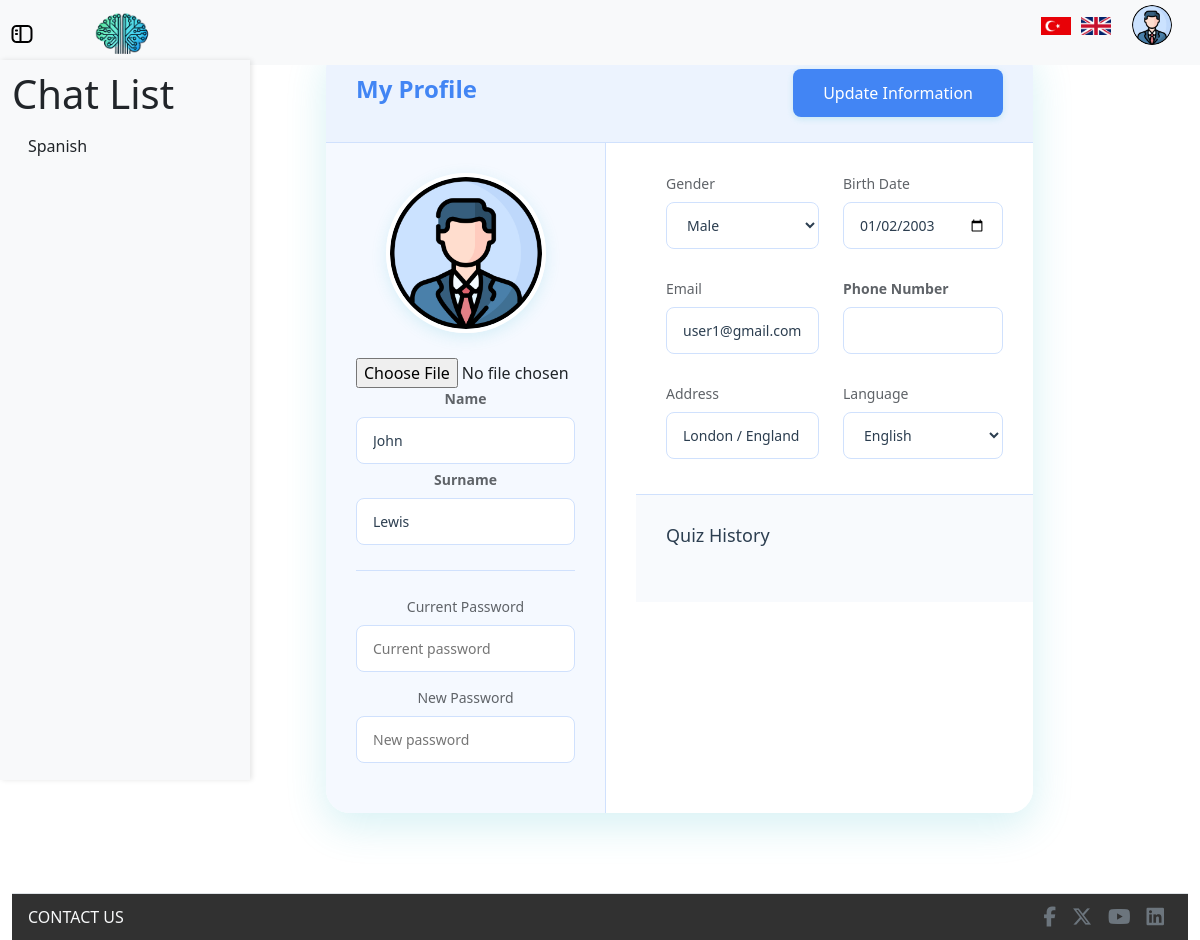
The page /profile (signed in) on the database its author committed.
### models/information.py (models this page shows)
class Information(db.Model):
    id = db.Column(db.Integer, primary_key=True, autoincrement=True)
    user_id = db.Column(db.Integer, db.ForeignKey('user.id'), nullable=False)
    name = db.Column(db.String(50))
    surname = db.Column(db.String(50))
    telephone_number = db.Column(db.String(15))
    birth_date = db.Column(db.Date)
    gender = db.Column(db.String(10))
    address = db.Column(db.String(255))
    language = db.Column(db.String(20))
    profile_image = db.Column(db.String(200), nullable=True)

### models/chat_history.py (models this page shows)
class ChatHistory(db.Model):
    id = db.Column(db.Integer, primary_key=True)
    user_id = db.Column(db.Integer, db.ForeignKey('user.id'), nullable=False)
    topic = db.Column(db.String(100), nullable=False)
    chats = db.Column(MutableList.as_mutable(db.JSON), nullable=True)
    difficulty = db.Column(db.String(100), nullable=False, default="easy")
    timestamp = db.Column(db.DateTime, nullable=False, default=db.func.current_timestamp())
    realchat_count = db.Column(db.Integer, nullable=False, default=0)
    extrachat = db.Column(db.Integer, nullable=False, default=0)
    is_sumbitted = db.Column(db.Boolean, nullable=False, default=False)
    is_quizstarted = db.Column(db.Boolean, nullable=False, default=False)

### models/user.py (models this page shows)
class User(UserMixin, db.Model):
    id = db.Column(db.Integer, primary_key=True, autoincrement=True)
    email = db.Column(db.String(120), unique=True, nullable=False)
    password = db.Column(db.Text, nullable=False)
    information = db.relationship('Information', backref='user', lazy=True)
    chats = db.relationship('ChatHistory', backref='user', lazy=True)
    currentChatID = db.Column(db.Integer, nullable=True)

### routes/profile_routes.py (the view, shortened to what this page needs)
@profile_bp.route("/profile")
@login_required
def profile_page():
    user_chats = ChatHistory.query.filter_by(user_id=current_user.id).all()
    current_user.currentChatID = None
    db.session.commit()
    user_information = Information.query.filter_by(user_id=current_user.id).first()
    quizzes = (
        db.session.query(Quiz, QuizResult)
        .join(QuizResult, Quiz.id == QuizResult.quiz_id)
        .filter(Quiz.user_id == current_user.id)
        .order_by(QuizResult.timestamp.desc())
        .all()
    )
    result_list = []
    return render_template("profile.html", info=user_information, user_chats=user_chats, quiz_results=result_list)

### processors/babel_processor.py (called while the page is built)
def inject_babel():
    return dict(_=gettext)

def inject_locale():
    return {'get_locale': get_locale}

### server.py (called while the page is built)
@app.before_request
def before_request():
    g.locale = get_locale()
    g.timezone = get_timezone()

@login_manager.user_loader
def load_user(user_id):
    return User.query.get(int(user_id))

### utils/language_utils.py (called while the page is built)
def get_locale():
    if 'lang' in request.args:
        lang = request.args.get('lang')
        if lang in ['en', 'tr']:
            session['lang'] = lang
            return session['lang']
    elif 'lang' in session:
        return session.get('lang')
    return request.accept_languages.best_match(['en', 'tr'])

def get_timezone():
    user = getattr(g, 'user', None)
    if user is not None:
        return user.timezone

### templates/profile.html (shortened to what this page needs)
{% extends "layouts/profile_layout.html" %} {% block title %} Profile Page {% endblock title %}
{% block content %}
    <div class="container">
        <form method="POST" action="{{ url_for('profile_routes.update_information') }}" enctype="multipart/form-data">
            <div class="header">
                <h1>{{ _('My Profile') }}</h1>
                <button type="submit" class="save-btn" id="saveProfile">{{ _('Update Information') }}</button>
            </div>
            <div class="profile-section">
                <div class="profile-image">
                    <img src="{{ url_for('static', filename=info.profile_image or 'images/user.png') }}" alt="Profile Picture">
                    <input type="file" name="profile_image"/>
                    <div class="form-group">
                        <label for="name" class="form-label"><strong>{{ _('Name') }}</strong></label>
                        <input type="text" class="form-control" id="name" name="name" value="{{ info.name if info else '' }}" />
                    </div>
                    <div class="form-group">
                        <label for="surname" class="form-label"><strong>{{ _('Surname') }}</strong></label>
                        <input type="text" class="form-control" id="surname" name="surname" value="{{ info.surname if info else '' }}" />
                    </div>
                    <div class="form-group password-group">
                        <label>{{ _('Current Password') }}</label>
                        <input type="password" placeholder="Current password" readonly>
                        <label>{{ _('New Password') }}</label>
                        <input type="password" placeholder="New password" disabled>
                    </div>
                </div>
                <div class="form-content">
                    <div class="form-grid">
                        <div class="form-group">
                            <label>{{ _('Gender') }}</label>
                            <select name="gender">
                                <option value="Male" {% if info and info.gender == 'Male' %}selected{% endif %}>Male</option>
                            </select>
                        </div>
                        <div class="form-group">
                            <label for="birth_date">{{ _('Birth Date') }}</label>
                            <input type="date" name="birth_date" value="{{ info.birth_date if info else '' }}">
                        </div>
                        <div class="form-group">
                            <label>{{ _('Email') }}</label>
                            <input type="email" value="{{ current_user.email }}" readonly>
                        </div>
                        <div class="form-group">
                            <label for="telephone_number" class="form-label"><strong>{{ _('Phone Number') }}</strong></label>
                            <input type="text" class="form-control" id="telephone_number" name="telephone_number" value="{{ info.telephone_number if info else '' }}" />
                        </div>
                        <div class="form-group">
                            <label for="address">{{ _('Address') }}</label>
                            <input type="text" id="address" name="address" placeholder="Enter your address" value="{{ info.address if info else '' }}">
                        </div>
                        <div class="form-group">
                            <label>{{ _('Language') }}</label>
                            <select name="language">
                                <option value="English" {% if info and info.language == 'English' %}selected{% endif %}>English</option>
                            </select>
                        </div>
                    </div>
                    <div class="quiz-history">
                        <h3>
                            {{ _(' Quiz History') }}
                        </h3>
                    </div>
                </div>
            </div>
        </form>
    </div>
    {% endblock content %}

### templates/layouts/profile_layout.html (shortened to what this page needs)
<!doctype html>
<html lang="en">
<head>
    <link rel="stylesheet" href="https://cdnjs.cloudflare.com/ajax/libs/font-awesome/6.5.1/css/all.min.css">
    <link href="https://cdn.jsdelivr.net/npm/bootstrap@5.3.3/dist/css/bootstrap.min.css" rel="stylesheet" />
    <link href="{{ url_for('static', filename='css/style.css') }}" rel="stylesheet" />
    <link href="{{ url_for('static', filename='css/profile.css') }}" rel="stylesheet" />
</head>
<body>
    <nav class="navbar navbar-expand-lg navbar-light d-flex bg-light">
        <div class="container-fluid">
            {% if current_user.is_authenticated %}
            <a class="navbar-brand" id="toggle-sidebar"></a>
            <a class="navbar-brand" id="toggle-logo" href="{{ url_for('home_routes.home_page') }}"><img src="{{ url_for('static', filename='images/logo.jpg') }}" class="logo"/></a>
            <div class="navbar-nav ms-auto d-flex align-items-center" id="navbarNav">
                <ul class="navbar-brand d-flex align-items-center">
                    <li class="nav-item d-flex" id="change_language">
                        <a href="{{ url_for('language_routes.change_language', lang_code='tr') }}">
                            <img src="{{ url_for('static', filename='images/Türkçe.jpg') }}" alt="Türkçe" class="language-flag" />
                        </a>
                        <a href="{{ url_for('language_routes.change_language', lang_code='en') }}">
                            <img src="{{ url_for('static', filename='images/English.png') }}" alt="English" class="language-flag" />
                        </a>
                    </li>
                    <li class="nav-item ms-3">
                        <img src="{{ url_for('static', filename=info.profile_image or 'images/user.png') }}" class="rounded-circle"
                            id="userDropdown" role="button" data-bs-toggle="dropdown" aria-expanded="false" />
                    </li>
                </ul>
            </div>
            {% endif %}
        </div>
    </nav>
    <div class="container-fluid">
        <div class="row">
            {% if current_user.is_authenticated %}
            <div id="sidebar" class="col-md-3 col-lg-2 d-md-block bg-light sidebar d-flex flex-column pb-5">
                <h1>Chat List</h1>
                <ul class="nav flex-column position-sticky">
                    {% if user_chats %}
                    {% for chat in user_chats %}
                    <li class="nav-item">
                        <a class="nav-link text-dark" href="{{ url_for('chat_routes.chatl', id=chat.id) }}">
                            <span>{{ chat.topic }}</span>
                        </a>
                    </li>
                    {% endfor %}
                    {% else %}
                    <li class="nav-item">
                        <span class="text-muted">{{ _('No chat history available.') }}</span>
                    </li>
                    {% endif %}
                </ul>
            </div>
            {% endif %}
            <main class="col-md-9 ms-sm-auto col-lg-10 px-md-4 d-flex justify-content-center mt-4">
                {% block content %}{% endblock content %}
            </main>
        </div>
        <footer class="d-flex flex-column flex-md-row justify-content-between align-items-center border-top px-3 py-2">
        <span class="contact-us-text text-light text-center mb-2 mb-md-0">{{ _('CONTACT US') }}</span>
        <ul class="d-flex align-items-center justify-content-center list-unstyled mb-0">
            <li><a href="#" class="mx-2 fs-5 text-secondary"><i
                        class="footer-contact-us-icons fa-brands fa-facebook-f"></i></a></li>
            <li><a href="#" class="mx-2 fs-5 text-secondary"><i
                        class="footer-contact-us-icons fa-brands fa-x-twitter"></i></a></li>
            <li><a href="#" class="mx-2 fs-5 text-secondary"><i class="footer-contact-us-icons fab fa-youtube"></i></a>
            </li>
            <li><a href="#" class="mx-2 fs-5 text-secondary"><i class="footer-contact-us-icons fab fa-linkedin"></i></a>
            </li>
        </ul>
    </footer>
    </div>
</body>
</html>

### static/css/style.css (style rules this page uses)
body { margin: 0; padding: 0; width: 100%; height: 100vh; overflow-x: hidden; }
.logo { height: 50px; width: auto; margin-right: 10px; transition: transform 0.3s ease; }
.navbar { height: 65px; width: 100%; position: fixed; top: 0; }
.row { min-height: 700px; margin-bottom: 40px; }
main { min-height: 700px; margin-top: 200px; }
#userDropdown { width: 40px; height: 40px; cursor: pointer; }
#sidebar { height: 90vh; width: 250px; overflow-y: auto; position: fixed; top: 0; left: -250px; background-color: white; box-shadow: 2px 0 5px rgba(0, 0, 0, 0.1); transition: left 0.3s ease; z-index: 1040; padding-bottom: 50px; margin-top: 60px; padding-top: 10px; margin-bottom: 50px; }
#sidebar.show { left: 0; }
#toggle-sidebar { left: 10px; z-index: 1050; position: absolute; }
#toggle-logo { left: 90px; z-index: 1050; position: absolute; }
.contact-us-text { color: #414040; }
.nav-item { list-style-type: none; margin: 0; padding: 0; }
.language-flag { width: 30px; height: auto; margin: 0 5px; cursor: pointer; transition: transform 0.3s ease; }
footer { width: 100%; background-color: rgb(49, 49, 49); color: white; padding: 10px 0; position: relative; z-index: 9999; }
.container-fluid { display: flex; flex-wrap: wrap; gap: 20px; justify-content: center; align-items: flex-start; }

### static/css/profile.css (style rules this page uses)
.container { width: 100%; max-width: 1000px; background: #ffffff; border-radius: 24px; padding: 0; box-shadow: 0 12px 40px rgba(45, 183, 202, 0.2); margin: 20px; overflow: hidden; }
.header { display: flex; justify-content: space-between; align-items: center; padding: 25px 30px; background: #ecf3fe; border-bottom: 1px solid #d0e1fd; }
.header h1 { font-size: 24px; color: #4285f4; font-weight: 600; }
.save-btn { background: #4285f4; color: #ffffff; padding: 12px 30px; border: none; border-radius: 8px; cursor: pointer; font-size: 16px; font-weight: 500; transition: all 0.3s ease; box-shadow: 0 2px 6px rgba(45, 183, 202, 0.2); }
.profile-section { display: grid; grid-template-columns: 280px 1fr; gap: 30px; }
.profile-image { text-align: center; padding: 30px; background: #f5f9ff; border-right: 1px solid #d0e1fd; height: 100%; }
.profile-image img { width: 160px; height: 160px; border-radius: 50%; object-fit: cover; margin-bottom: 25px; border: 4px solid #ffffff; box-shadow: 0 4px 15px rgba(45, 183, 202, 0.15); }
.form-content { padding: 30px; background: #ffffff; }
.form-grid { display: grid; grid-template-columns: 1fr 1fr; gap: 24px; margin-bottom: 30px; }
.form-group { margin-bottom: 5px; }
.form-group label { display: block; margin-bottom: 8px; color: #5f6368; font-size: 14px; font-weight: 500; }
.form-group input, .form-group select { width: 100%; padding: 12px 16px; border: 1px solid #d0e1fd; border-radius: 8px; font-size: 14px; background: #ffffff; color: #2c3e50; transition: all 0.3s ease; }
.password-group { margin-top: 25px; padding-top: 25px; border-top: 1px solid #d0e1fd; }
.password-group input { margin-bottom: 15px; }
.quiz-history { background: #f8fafd; margin: 30px -30px -30px; padding: 30px; border-top: 1px solid #d0e1fd; }
.quiz-history h3 { color: #2c3e50; margin-bottom: 25px; font-size: 18px; display: flex; justify-content: space-between; align-items: center; }
footer { width: 100%; background-color: rgb(49, 49, 49); color: white; padding: 10px 0; position: relative; z-index: 9999; }

### rows shown on the page
Information: profile_image (picture), name "John", surname "Lewis", gender "Male", birth_date "01/02/2003", address "London / England", language "English"
ChatHistory: topic "Spanish"
User: email "user1@gmail.com"
